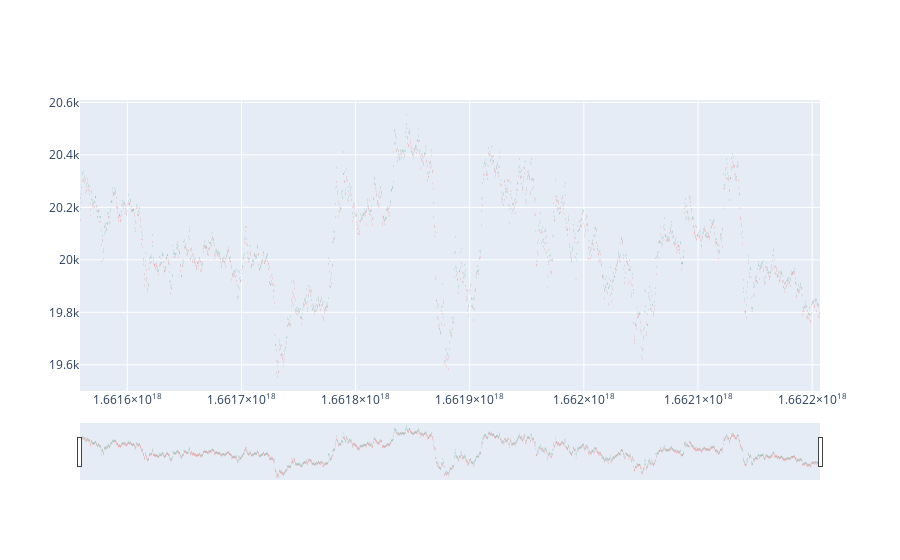

Notebook code cell kept with this figure:
### Markdown cell above
# Volume Bar

### Code cell
fig = go.Figure(data=[go.Candlestick(
                x=df['time'],
                open=df['open'],
                high=df['high'],
                low=df['low'],
                close=df['close'])])
fig.show()

### Figure 1 — Plotly figure (JSON) as saved in the notebook; plotly's stock layout.template omitted (floating-point values rounded to 4 significant figures; data arrays with more than 128 entries replaced by an {"elided": "..."} marker saying what was removed)
{"data": [{"close": {"elided": "2161 float values"}, "high": {"elided": "2161 float values"}, "low": {"elided": "2161 float values"}, "open": {"elided": "2161 float values"}, "type": "candlestick", "x": {"elided": "2161 int values"}}], "layout": {}}
